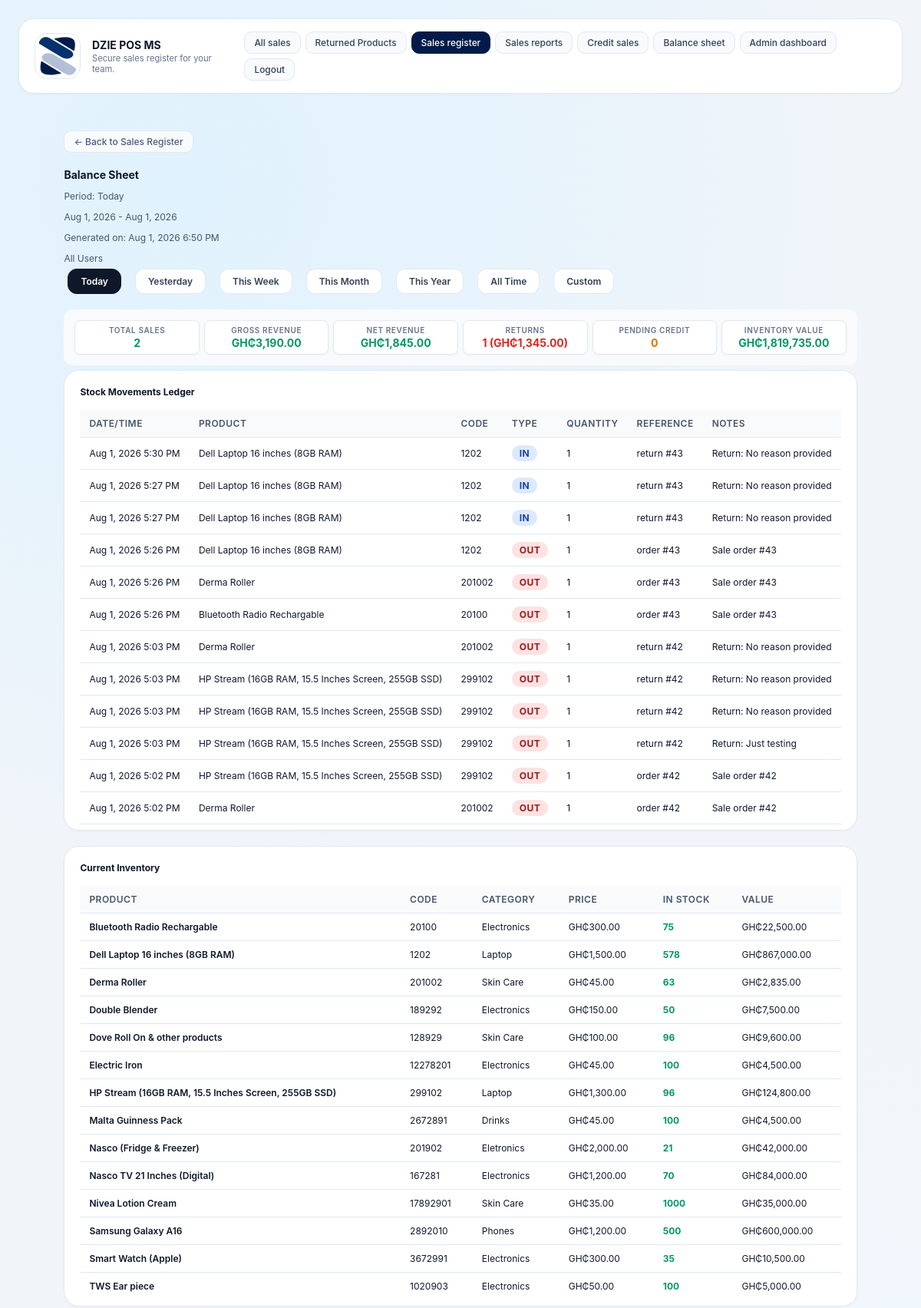
/balance_sheet.php (signed in, upper part), run on an earlier commit of the app's database.
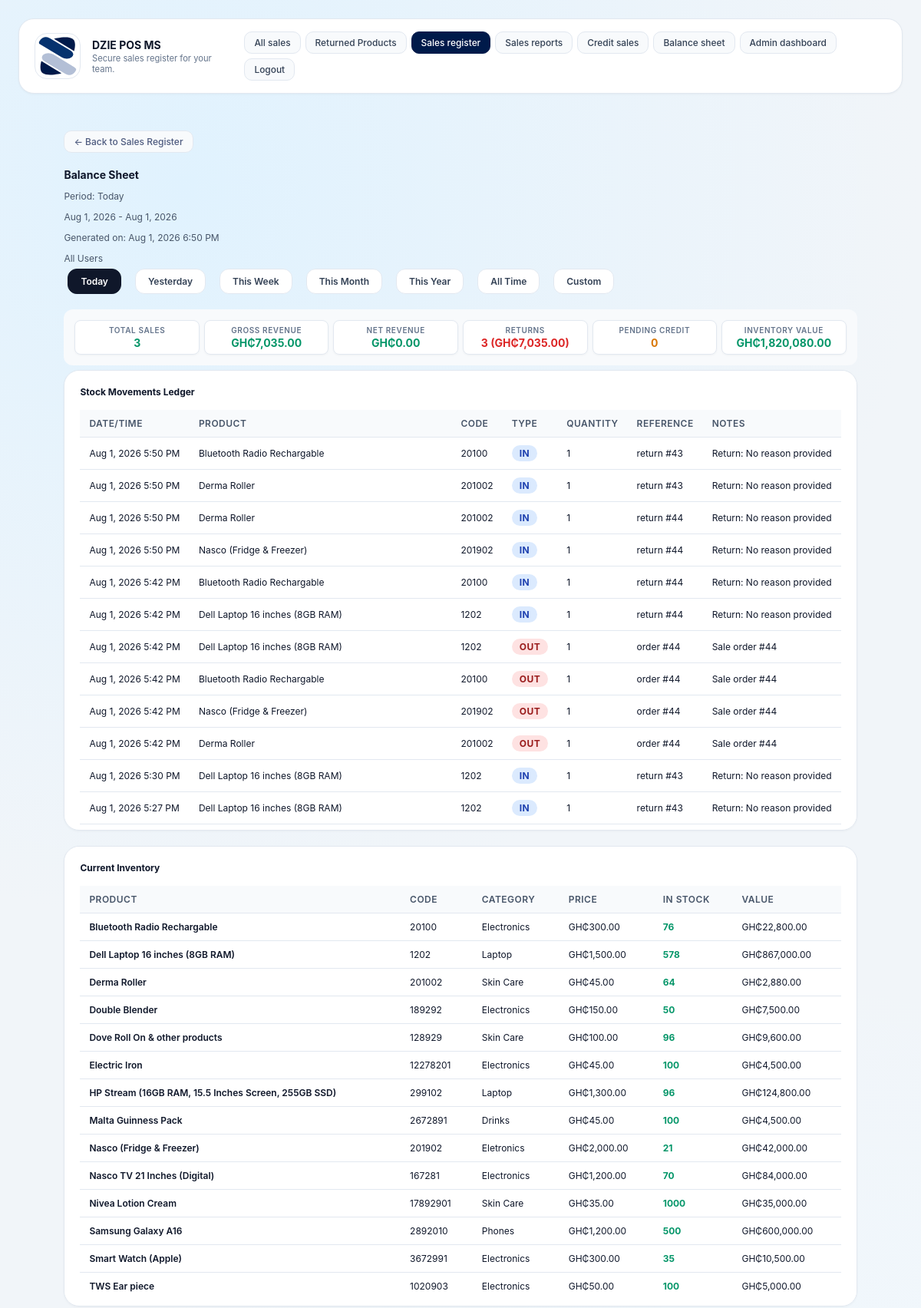
And on a later commit of the database.
### tables this page shows
CREATE TABLE stock_movements (
            id INTEGER PRIMARY KEY,
            product_id INTEGER NOT NULL,
            product_name TEXT NOT NULL,
            product_code TEXT NOT NULL,
            movement_type TEXT NOT NULL,
            quantity INTEGER NOT NULL,
            reference_type TEXT NOT NULL,
            reference_id INTEGER,
            notes TEXT,
            created_at TEXT NOT NULL,
            FOREIGN KEY(product_id) REFERENCES products(id)
        );

CREATE TABLE products (
            id INTEGER PRIMARY KEY,
            code TEXT UNIQUE NOT NULL,
            name TEXT NOT NULL,
            category TEXT NOT NULL,
            price REAL NOT NULL,
            image TEXT NOT NULL
        , quantity INTEGER NOT NULL DEFAULT 0, bulk_quantity_threshold INTEGER NOT NULL DEFAULT 0, bulk_discount_percentage REAL NOT NULL DEFAULT 0);

### inc/functions.php (called while the page is built, shortened)
<?php
function get_db_path(): string {
    $dir = __DIR__ . '/../data';
    return $dir . '/pos.db';
}
function get_database(): PDO {
    static $pdo = null;
    if ($pdo !== null) {
        return $pdo;
    }
    $path = get_db_path();
    $pdo = new PDO('sqlite:' . $path);
    $pdo->setAttribute(PDO::ATTR_ERRMODE, PDO::ERRMODE_EXCEPTION);
    initialize_database($pdo);
    return $pdo;
}
function initialize_database(PDO $db): void {
    $db->exec(
        'CREATE TABLE IF NOT EXISTS products (
            id INTEGER PRIMARY KEY,
            code TEXT UNIQUE NOT NULL,
            name TEXT NOT NULL,
            category TEXT NOT NULL,
            price REAL NOT NULL,
            image TEXT NOT NULL,
            quantity INTEGER NOT NULL DEFAULT 0,
            bulk_quantity_threshold INTEGER NOT NULL DEFAULT 0,
            bulk_discount_percentage REAL NOT NULL DEFAULT 0
        )'
    );
    try {
        $db->exec('ALTER TABLE products ADD COLUMN quantity INTEGER NOT NULL DEFAULT 0');
    } catch (Exception $e) {
    }
    try {
        $db->exec('ALTER TABLE products ADD COLUMN bulk_quantity_threshold INTEGER NOT NULL DEFAULT 0');
    } catch (Exception $e) {
    }
    try {
        $db->exec('ALTER TABLE products ADD COLUMN bulk_discount_percentage REAL NOT NULL DEFAULT 0');
    } catch (Exception $e) {
    }
    $db->exec(
        'CREATE TABLE IF NOT EXISTS users (
            id INTEGER PRIMARY KEY,
            username TEXT UNIQUE NOT NULL,
            password_hash TEXT NOT NULL,
            role TEXT NOT NULL,
            created_at TEXT NOT NULL
        )'
    );
    $db->exec(
        'CREATE TABLE IF NOT EXISTS orders (
            id INTEGER PRIMARY KEY,
            username TEXT NOT NULL,
            total REAL NOT NULL,
            status TEXT NOT NULL DEFAULT "Pending",
            created_at TEXT NOT NULL,
            credit INTEGER NOT NULL DEFAULT 0,
            customer_name TEXT,
            customer_phone TEXT,
            credit_status TEXT NOT NULL DEFAULT "Pending"
        )'
    );
    try {
        $db->exec('ALTER TABLE orders ADD COLUMN credit INTEGER NOT NULL DEFAULT 0');
    } catch (Exception $e) {
    }
    try {
        $db->exec('ALTER TABLE orders ADD COLUMN customer_name TEXT');
    } catch (Exception $e) {
    }
    try {
        $db->exec('ALTER TABLE orders ADD COLUMN customer_phone TEXT');
    } catch (Exception $e) {
    }
    try {
        $db->exec('ALTER TABLE orders ADD COLUMN credit_status TEXT NOT NULL DEFAULT "Pending"');
    } catch (Exception $e) {
    }
    $db->exec(
        'CREATE TABLE IF NOT EXISTS order_items (
            id INTEGER PRIMARY KEY,
            order_id INTEGER NOT NULL,
            product_id INTEGER NOT NULL,
            name TEXT NOT NULL,
            price REAL NOT NULL,
            quantity INTEGER NOT NULL,
            subtotal REAL NOT NULL,
            FOREIGN KEY(order_id) REFERENCES orders(id)
        )'
    );
    $db->exec(
        'CREATE TABLE IF NOT EXISTS receipts (
            id INTEGER PRIMARY KEY,
            order_id INTEGER NOT NULL UNIQUE,
            username TEXT NOT NULL,
            receipt_content TEXT NOT NULL,
            return_status TEXT NOT NULL DEFAULT "Active",
            created_at TEXT NOT NULL,
            FOREIGN KEY(order_id) REFERENCES orders(id)
        )'
    );
    $db->exec(
        'CREATE TABLE IF NOT EXISTS returns (
            id INTEGER PRIMARY KEY,
            order_id INTEGER NOT NULL,
            product_id INTEGER NOT NULL,
            quantity INTEGER NOT NULL,
            reason TEXT,
            processed_by TEXT NOT NULL,
            created_at TEXT NOT NULL,
            FOREIGN KEY(order_id) REFERENCES orders(id)
        )'
    );
    $db->exec(
        'CREATE TABLE IF NOT EXISTS login_events (
            id INTEGER PRIMARY KEY,
            username TEXT NOT NULL,
            role TEXT NOT NULL,
            ip TEXT,
            created_at TEXT NOT NULL,
            logged_out_at TEXT
        )'
    );
    try {
        $db->exec('ALTER TABLE login_events ADD COLUMN logged_out_at TEXT');
    } catch (Exception $e) {
    }
    $db->exec(
        'CREATE TABLE IF NOT EXISTS settings (
            key TEXT PRIMARY KEY,
            value TEXT NOT NULL
        )'
    );
    $db->exec("INSERT OR IGNORE INTO settings (key, value) VALUES ('pos_name', 'WADI POS')");
    $db->exec(
        'CREATE TABLE IF NOT EXISTS stock_movements (
            id INTEGER PRIMARY KEY,
            product_id INTEGER NOT NULL,
            product_name TEXT NOT NULL,
            product_code TEXT NOT NULL,
            movement_type TEXT NOT NULL,
            quantity INTEGER NOT NULL,
            reference_type TEXT NOT NULL,
            reference_id INTEGER,
            notes TEXT,
            created_at TEXT NOT NULL,
            FOREIGN KEY(product_id) REFERENCES products(id)
        )'
    );
    $stmt = $db->query('SELECT COUNT(*) FROM products');
}
function get_pos_name(): string {
    $stmt = get_database()->prepare('SELECT value FROM settings WHERE key = ?');
    $stmt->execute(['pos_name']);
    $result = $stmt->fetch(PDO::FETCH_ASSOC);
    return $result ? $result['value'] : 'WADI POS';
}
function get_stock_movements(array $filters = []): array {
    $db = get_database();
    $sql = 'SELECT * FROM stock_movements WHERE 1=1';
    $params = [];
    if (!empty($filters['start_date'])) {
        $sql .= ' AND created_at >= :start_date';
        $params[':start_date'] = $filters['start_date'];
    }
    if (!empty($filters['end_date'])) {
        $sql .= ' AND created_at <= :end_date';
        $params[':end_date'] = $filters['end_date'];
    }
    $sql .= ' ORDER BY created_at DESC';
    $stmt = $db->prepare($sql);
    $stmt->execute($params);
    return $stmt->fetchAll(PDO::FETCH_ASSOC);
}

### balance_sheet.php (the view, shortened to what the changed rows need)
<?php
require_once __DIR__ . '/inc/functions.php';
$posName = get_pos_name();
$db = get_database();
$period = $_GET['period'] ?? 'day';
$useCustomRange = false;
if (!$useCustomRange) {
    $now = new DateTime();
    $startDate = clone $now;
    $endDate = clone $now;
    switch ($period) {
        case 'day':
            $startDate->setTime(0, 0, 0);
            $endDate->setTime(23, 59, 59);
            break;
    }
}
$startDateStr = $startDate ? $startDate->format('c') : '';
$endDateStr = $endDate ? $endDate->format('c') : '';
$stockMovements = get_stock_movements([
    'start_date' => $startDateStr,
    'end_date' => $endDateStr,
]);
if ($period === 'all') {
    $query = 'SELECT oi.id, oi.order_id, oi.product_id, oi.name, oi.price, oi.quantity, oi.subtotal,
                     o.username, o.total, o.created_at, o.status,
                     r.return_status, r.receipt_content
              FROM order_items oi
              JOIN orders o ON o.id = oi.order_id
              LEFT JOIN receipts r ON r.order_id = o.id';
} else {
    $query = 'SELECT oi.id, oi.order_id, oi.product_id, oi.name, oi.price, oi.quantity, oi.subtotal,
                     o.username, o.total, o.created_at, o.status,
                     r.return_status, r.receipt_content
              FROM order_items oi
              JOIN orders o ON o.id = oi.order_id
              LEFT JOIN receipts r ON r.order_id = o.id
              WHERE o.created_at >= :start_date AND o.created_at <= :end_date';
}
$query .= ' ORDER BY o.created_at DESC';
$stmt = $db->prepare($query);
if ($period !== 'all') {
    $stmt->bindValue(':start_date', $startDateStr);
    $stmt->bindValue(':end_date', $endDateStr);
}
$stmt->execute();
$salesData = $stmt->fetchAll(PDO::FETCH_ASSOC);
$groupedSales = [];
foreach ($salesData as $item) {
    $orderId = $item['order_id'];
    if (!isset($groupedSales[$orderId])) {
        $groupedSales[$orderId] = [
            'order_id' => $orderId,
            'username' => $item['username'],
            'total' => $item['total'],
            'created_at' => $item['created_at'],
            'status' => $item['status'],
            'return_status' => $item['return_status'],
            'receipt_content' => $item['receipt_content'],
            'items' => []
        ];
    }
    $groupedSales[$orderId]['items'][] = $item;
}
$totalSales = count($groupedSales);
$totalRevenue = 0;
$returnedSales = 0;
$returnedRevenue = 0;
foreach ($groupedSales as $order) {
    $totalRevenue += $order['total'];
    if ($order['return_status'] === 'Returned') {
        $returnedSales++;
        $returnedRevenue += $order['total'];
    }
}
$netRevenue = $totalRevenue - $returnedRevenue;
$inventory = $db->query('SELECT * FROM products ORDER BY name')->fetchAll(PDO::FETCH_ASSOC);
$currentInventoryValue = array_sum(array_map(fn($p) => $p['quantity'] * $p['price'], $inventory));
?>
<!DOCTYPE html>
<html lang="en">
<head>
  <link rel="stylesheet" href="styles.css" />
</head>
<body>
  <div class="app-shell">
    <header class="header">
      <div class="brand">
        <div>
          <h1><?php echo htmlspecialchars($posName); ?></h1>
        </div>
      </div>
    </header>
    <main class="main-grid">
      <div class="balance-sheet-container">
    <h1>Balance Sheet</h1>
    <div class="stats-grid">
      <div class="stat-item">
        <div class="stat-label">Total Sales</div>
        <div class="stat-value"><?php echo $totalSales; ?></div>
      </div>
      <div class="stat-item">
        <div class="stat-label">Gross Revenue</div>
        <div class="stat-value positive">GH₵<?php echo number_format($totalRevenue, 2); ?></div>
      </div>
      <div class="stat-item">
        <div class="stat-label">Net Revenue</div>
        <div class="stat-value">GH₵<?php echo number_format($netRevenue, 2); ?></div>
      </div>
      <div class="stat-item">
        <div class="stat-label">Returns</div>
        <div class="stat-value negative"><?php echo $returnedSales; ?> (GH₵<?php echo number_format($returnedRevenue, 2); ?>)</div>
      </div>
      <div class="stat-item">
        <div class="stat-label">Inventory Value</div>
        <div class="stat-value">GH₵<?php echo number_format($currentInventoryValue, 2); ?></div>
      </div>
    </div>
    <div class="section-card">
      <?php if (empty($stockMovements)): ?>
        <p class="empty-message">No stock movements recorded.</p>
      <?php else: ?>
        <table class="ledger-table">
          <thead>
            <tr>
              <th>Date/Time</th>
              <th>Product</th>
              <th>Code</th>
              <th>Type</th>
              <th>Quantity</th>
              <th>Reference</th>
              <th>Notes</th>
            </tr>
          </thead>
          <tbody>
            <?php foreach ($stockMovements as $movement): ?>
              <tr>
                <td><?php echo htmlspecialchars(date('M j, Y g:i A', strtotime($movement['created_at']))); ?></td>
                <td><?php echo htmlspecialchars($movement['product_name']); ?></td>
                <td><?php echo htmlspecialchars($movement['product_code']); ?></td>
                <td>
                  <span class="badge <?php echo $movement['movement_type']; ?>">
                    <?php echo htmlspecialchars($movement['movement_type'] === 'in' ? 'IN' : 'OUT'); ?>
                  </span>
                </td>
                <td><?php echo htmlspecialchars($movement['quantity']); ?></td>
                <td>
                  <?php echo htmlspecialchars($movement['reference_type']); ?>
                  <?php if ($movement['reference_id']): ?>
                    #<?php echo htmlspecialchars($movement['reference_id']); ?>
                  <?php endif; ?>
                </td>
                <td><?php echo htmlspecialchars($movement['notes'] ?? ''); ?></td>
              </tr>
            <?php endforeach; ?>
          </tbody>
        </table>
      <?php endif; ?>
    </div>
    <div class="section-card">
      <?php if (empty($inventory)): ?>
        <p class="empty-message">No products in inventory.</p>
      <?php else: ?>
        <table class="ledger-table">
          <thead>
            <tr>
              <th>Product</th>
              <th>Code</th>
              <th>Category</th>
              <th>Price</th>
              <th>In Stock</th>
              <th>Value</th>
            </tr>
          </thead>
          <tbody>
            <?php foreach ($inventory as $product): ?>
              <tr>
                <td style="font-weight:600;"><?php echo htmlspecialchars($product['name']); ?></td>
                <td><?php echo htmlspecialchars($product['code']); ?></td>
                <td><?php echo htmlspecialchars($product['category']); ?></td>
                <td>GH₵<?php echo htmlspecialchars(number_format($product['price'], 2)); ?></td>
                <td>
                  <?php if ($product['quantity'] <= 0): ?>
                    <span style="color:#dc2626;font-weight:700;">Out of stock</span>
                  <?php else: ?>
                    <span style="color:#059669;font-weight:700;"><?php echo htmlspecialchars($product['quantity']); ?></span>
                  <?php endif; ?>
                </td>
                <td>GH₵<?php echo htmlspecialchars(number_format($product['quantity'] * $product['price'], 2)); ?></td>
              </tr>
            <?php endforeach; ?>
          </tbody>
        </table>
      <?php endif; ?>
    </div>
    </main>
  </div>
</body>
</html>

What changed in the data, as far as the page shows it:
no longer on this page (row unchanged): stock_movements: created_at "Aug 1, 2026 5:27 PM", product_name "Dell Laptop 16 inches (8GB RAM)", product_code "1202", movement_type "IN", quantity "1", reference_type "return", reference "43", notes "Return: No reason provided"
no longer on this page (row unchanged): stock_movements: created_at "Aug 1, 2026 5:26 PM", product_name "Dell Laptop 16 inches (8GB RAM)", product_code "1202", movement_type "OUT", quantity "1", reference_type "order", reference "43", notes "Sale order #43"
no longer on this page (row unchanged): stock_movements: created_at "Aug 1, 2026 5:26 PM", product_name "Derma Roller", product_code "201002", movement_type "OUT", quantity "1", reference_type "order", reference "43", notes "Sale order #43"
no longer on this page (row unchanged): stock_movements: created_at "Aug 1, 2026 5:26 PM", product_name "Bluetooth Radio Rechargable", product_code "20100", movement_type "OUT", quantity "1", reference_type "order", reference "43", notes "Sale order #43"
no longer on this page (row unchanged): stock_movements: created_at "Aug 1, 2026 5:03 PM", product_name "Derma Roller", product_code "201002", movement_type "OUT", quantity "1", reference_type "return", reference "42", notes "Return: No reason provided"
no longer on this page (row unchanged): stock_movements: created_at "Aug 1, 2026 5:03 PM", product_name "HP Stream (16GB RAM, 15.5 Inches Screen, 255GB SSD)", product_code "299102", movement_type "OUT", quantity "1", reference_type "return", reference "42", notes "Return: No reason provided"
no longer on this page (row unchanged): stock_movements: created_at "Aug 1, 2026 5:03 PM", product_name "HP Stream (16GB RAM, 15.5 Inches Screen, 255GB SSD)", product_code "299102", movement_type "OUT", quantity "1", reference_type "return", reference "42", notes "Return: No reason provided"
no longer on this page (row unchanged): stock_movements: created_at "Aug 1, 2026 5:03 PM", product_name "HP Stream (16GB RAM, 15.5 Inches Screen, 255GB SSD)", product_code "299102", movement_type "OUT", quantity "1", reference_type "return", reference "42", notes "Return: Just testing"
no longer on this page (row unchanged): stock_movements: created_at "Aug 1, 2026 5:02 PM", product_name "HP Stream (16GB RAM, 15.5 Inches Screen, 255GB SSD)", product_code "299102", movement_type "OUT", quantity "1", reference_type "order", reference "42", notes "Sale order #42"
no longer on this page (row unchanged): stock_movements: created_at "Aug 1, 2026 5:02 PM", product_name "Derma Roller", product_code "201002", movement_type "OUT", quantity "1", reference_type "order", reference "42", notes "Sale order #42"
added stock_movements: created_at "Aug 1, 2026 5:50 PM", product_name "Bluetooth Radio Rechargable", product_code "20100", movement_type "IN", quantity "1", reference_type "return", reference "43", notes "Return: No reason provided"
added stock_movements: created_at "Aug 1, 2026 5:50 PM", product_name "Derma Roller", product_code "201002", movement_type "IN", quantity "1", reference_type "return", reference "43", notes "Return: No reason provided"
added stock_movements: created_at "Aug 1, 2026 5:50 PM", product_name "Derma Roller", product_code "201002", movement_type "IN", quantity "1", reference_type "return", reference "44", notes "Return: No reason provided"
added stock_movements: created_at "Aug 1, 2026 5:50 PM", product_name "Nasco (Fridge & Freezer)", product_code "201902", movement_type "IN", quantity "1", reference_type "return", reference "44", notes "Return: No reason provided"
added stock_movements: created_at "Aug 1, 2026 5:42 PM", product_name "Bluetooth Radio Rechargable", product_code "20100", movement_type "IN", quantity "1", reference_type "return", reference "44", notes "Return: No reason provided"
added stock_movements: created_at "Aug 1, 2026 5:42 PM", product_name "Dell Laptop 16 inches (8GB RAM)", product_code "1202", movement_type "IN", quantity "1", reference_type "return", reference "44", notes "Return: No reason provided"
added stock_movements: created_at "Aug 1, 2026 5:42 PM", product_name "Dell Laptop 16 inches (8GB RAM)", product_code "1202", movement_type "OUT", quantity "1", reference_type "order", reference "44", notes "Sale order #44"
added stock_movements: created_at "Aug 1, 2026 5:42 PM", product_name "Bluetooth Radio Rechargable", product_code "20100", movement_type "OUT", quantity "1", reference_type "order", reference "44", notes "Sale order #44"
added stock_movements: created_at "Aug 1, 2026 5:42 PM", product_name "Nasco (Fridge & Freezer)", product_code "201902", movement_type "OUT", quantity "1", reference_type "order", reference "44", notes "Sale order #44"
added stock_movements: created_at "Aug 1, 2026 5:42 PM", product_name "Derma Roller", product_code "201002", movement_type "OUT", quantity "1", reference_type "order", reference "44", notes "Sale order #44"
changed products "Bluetooth Radio Rechargable": quantity "75" → "76"; $product['quantity'] * $product['price'] "22,500.00" → "22,800.00"
changed products "Derma Roller": quantity "63" → "64"; $product['quantity'] * $product['price'] "2,835.00" → "2,880.00"
Also different on the page:
$totalSales: "2" → "3"
$totalRevenue: "3,190.00" → "7,035.00"
$netRevenue: "1,845.00" → "0.00"
$returnedSales: "1" → "3"
$returnedRevenue: "1,345.00" → "7,035.00"
$currentInventoryValue: "1,819,735.00" → "1,820,080.00"
